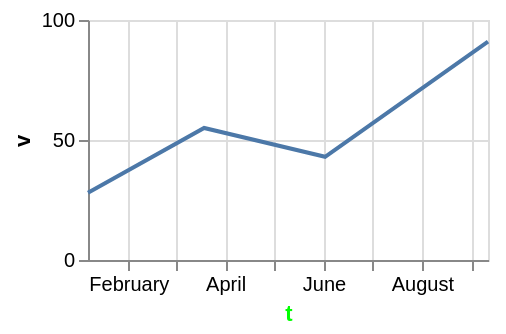

Vega-Lite specification stored for this chart:
### Vega-Lite specification from a JSON file in a GitHub repository (floating-point values rounded to 4 significant figures)
{"$schema": "https://vega.github.io/schema/vega-lite/v6.json", "width": 200, "height": 120, "data": {"values": [{"c": "alpha", "v": 28, "w": 3, "t": "2024-01-07"}, {"c": "beta", "v": 55, "w": 7, "t": "2024-03-19"}, {"c": "gamma", "v": 43, "w": 5, "t": "2024-06-02"}, {"c": "delta", "v": 91, "w": 9, "t": "2024-09-11"}]}, "mark": "line", "encoding": {"x": {"field": "t", "type": "temporal", "axis": {"titleColor": "lime"}}, "y": {"field": "v", "type": "quantitative"}}}
